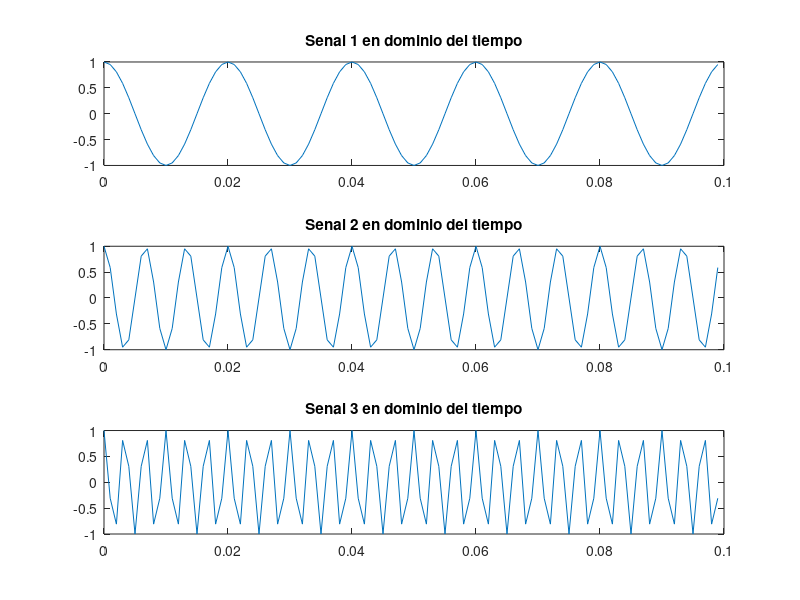
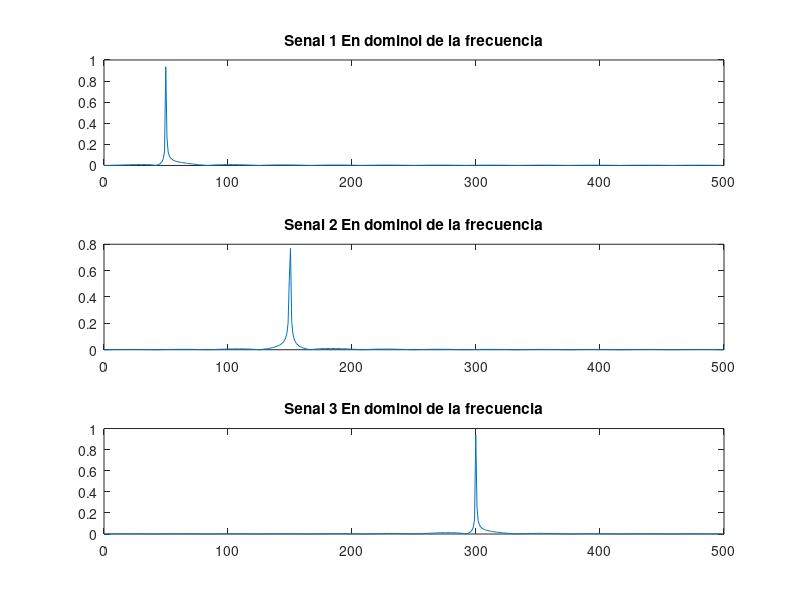

Here is the MATLAB script that generated these plots, in order:
% Ejemplos FFT
clear;clc;close all

% Parametros de senal
Fs = 1000;                    
T = 1/Fs;                     
L = 1000;                     
t = (0:L-1)*T;                

% Creacion de senales
x1 = cos(2*pi*50*t);          
x2 = cos(2*pi*150*t);         
x3 = cos(2*pi*300*t);         

X = [x1; x2; x3];

% Graficacion
figure;
for i = 1:3
    subplot(3,1,i)
    plot(t(1:100),X(i,1:100))
    title(['Senal ',num2str(i),' en dominio del tiempo'])
end

% Obtener transformada de fourier
n = 2^nextpow2(L);
dim = 2;
Y = fft(X,n,dim);

% Escalamiento de resultados para graficacion
P2 = abs(Y/L);
P1 = P2(:,1:n/2+1);
P1(:,2:end-1) = 2*P1(:,2:end-1);

% Graficacion del espectro de frecuencia
figure;
for i=1:3
    subplot(3,1,i)
    plot(0:(Fs/n):(Fs/2-Fs/n),P1(i,1:n/2))
    title(['Senal ',num2str(i),' En dominoi de la frecuencia'])
end